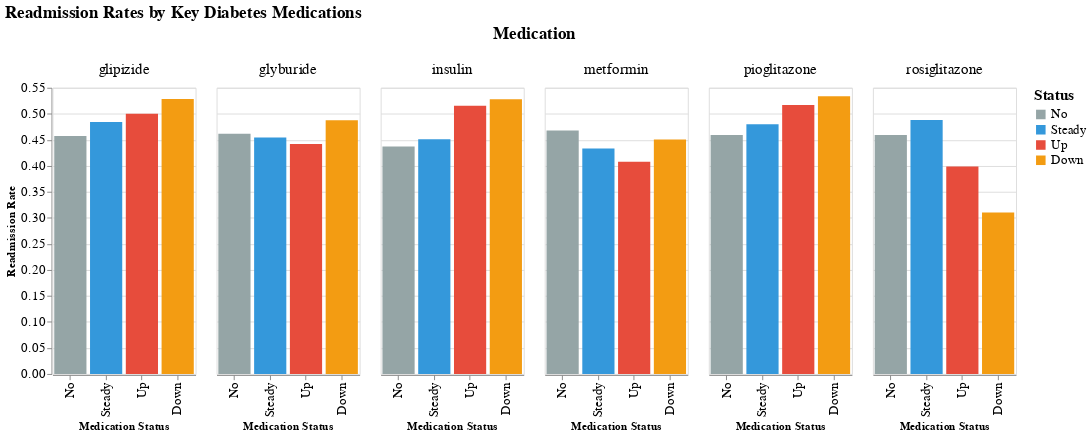

The code cell stored with this chart in its notebook:
### Code cell
key_meds = ['insulin', 'metformin', 'glipizide', 'glyburide', 'pioglitazone', 'rosiglitazone']
key_med_data = med_df[med_df['medication'].isin(key_meds) & (med_df['count'] >= 50)].copy()

if len(key_med_data) > 0:
    chart_key = alt.Chart(key_med_data).mark_bar().encode(
        x=alt.X('status:N', title='Medication Status', 
                sort=['No', 'Steady', 'Up', 'Down']),
        y=alt.Y('readmission_rate:Q', title='Readmission Rate'),
        color=alt.Color('status:N', title='Status',
                        scale=alt.Scale(domain=['No', 'Steady', 'Up', 'Down'],
                                       range=['#95a5a6', '#3498db', '#e74c3c', '#f39c12'])),
        column=alt.Column('medication:N', title='Medication'),
        tooltip=[
            alt.Tooltip('medication:N', title='Medication'),
            alt.Tooltip('status:N', title='Status'),
            alt.Tooltip('readmission_rate:Q', title='Readmission Rate', format='.3f'),
            alt.Tooltip('count:Q', title='Number of Patients', format=',')
        ]
    ).properties(
        width=150,
        height=300,
        title='Readmission Rates by Key Diabetes Medications'
    ).configure_axis(
        labelFontSize=14,
        titleFontSize=12
    ).configure_header(
        labelFontSize=16,
        titleFontSize=18
    ).configure_title(
        fontSize=18
    ).configure_legend(
        labelFontSize=14,
        titleFontSize=16
    )
    
    chart_key.show()
else:
    print("No key medication data available with sufficient samples")

### Figure 1 — Vega-Lite specification as saved in the notebook (floating-point values rounded to 4 significant figures)
{"config": {"view": {"continuousWidth": 300, "continuousHeight": 300}, "axis": {"labelFontSize": 14, "titleFontSize": 12}, "header": {"labelFontSize": 16, "titleFontSize": 18}, "legend": {"labelFontSize": 14, "titleFontSize": 16}, "title": {"fontSize": 18}}, "data": {"name": "data-4fae6ee1e710ad897d9de6de2f8529ed"}, "mark": {"type": "bar"}, "encoding": {"color": {"field": "status", "scale": {"domain": ["No", "Steady", "Up", "Down"], "range": ["#95a5a6", "#3498db", "#e74c3c", "#f39c12"]}, "title": "Status", "type": "nominal"}, "column": {"field": "medication", "title": "Medication", "type": "nominal"}, "tooltip": [{"field": "medication", "title": "Medication", "type": "nominal"}, {"field": "status", "title": "Status", "type": "nominal"}, {"field": "readmission_rate", "format": ".3f", "title": "Readmission Rate", "type": "quantitative"}, {"field": "count", "format": ",", "title": "Number of Patients", "type": "quantitative"}], "x": {"field": "status", "sort": ["No", "Steady", "Up", "Down"], "title": "Medication Status", "type": "nominal"}, "y": {"field": "readmission_rate", "title": "Readmission Rate", "type": "quantitative"}}, "height": 300, "title": "Readmission Rates by Key Diabetes Medications", "width": 150, "$schema": "https://vega.github.io/schema/vega-lite/v5.20.1.json", "datasets": {"data-4fae6ee1e710ad897d9de6de2f8529ed": [{"medication": "metformin", "status": "No", "readmission_rate": 0.4678, "count": 81778, "medication_status": "metformin (No)"}, {"medication": "metformin", "status": "Steady", "readmission_rate": 0.4334, "count": 18346, "medication_status": "metformin (Steady)"}, {"medication": "metformin", "status": "Up", "readmission_rate": 0.4077, "count": 1067, "medication_status": "metformin (Up)"}, {"medication": "metformin", "status": "Down", "readmission_rate": 0.4504, "count": 575, "medication_status": "metformin (Down)"}, {"medication": "glipizide", "status": "No", "readmission_rate": 0.4571, "count": 89080, "medication_status": "glipizide (No)"}, {"medication": "glipizide", "status": "Steady", "readmission_rate": 0.4844, "count": 11356, "medication_status": "glipizide (Steady)"}, {"medication": "glipizide", "status": "Up", "readmission_rate": 0.5, "count": 770, "medication_status": "glipizide (Up)"}, {"medication": "glipizide", "status": "Down", "readmission_rate": 0.5286, "count": 560, "medication_status": "glipizide (Down)"}, {"medication": "glyburide", "status": "No", "readmission_rate": 0.4615, "count": 91116, "medication_status": "glyburide (No)"}, {"medication": "glyburide", "status": "Steady", "readmission_rate": 0.4546, "count": 9274, "medication_status": "glyburide (Steady)"}, {"medication": "glyburide", "status": "Up", "readmission_rate": 0.4421, "count": 812, "medication_status": "glyburide (Up)"}, {"medication": "glyburide", "status": "Down", "readmission_rate": 0.4876, "count": 564, "medication_status": "glyburide (Down)"}, {"medication": "pioglitazone", "status": "No", "readmission_rate": 0.4593, "count": 94438, "medication_status": "pioglitazone (No)"}, {"medication": "pioglitazone", "status": "Steady", "readmission_rate": 0.4798, "count": 6976, "medication_status": "pioglitazone (Steady)"}, {"medication": "pioglitazone", "status": "Up", "readmission_rate": 0.5171, "count": 234, "medication_status": "pioglitazone (Up)"}, {"medication": "pioglitazone", "status": "Down", "readmission_rate": 0.5339, "count": 118, "medication_status": "pioglitazone (Down)"}, {"medication": "rosiglitazone", "status": "No", "readmission_rate": 0.4594, "count": 95401, "medication_status": "rosiglitazone (No)"}, {"medication": "rosiglitazone", "status": "Steady", "readmission_rate": 0.4879, "count": 6100, "medication_status": "rosiglitazone (Steady)"}, {"medication": "rosiglitazone", "status": "Up", "readmission_rate": 0.3989, "count": 178, "medication_status": "rosiglitazone (Up)"}, {"medication": "rosiglitazone", "status": "Down", "readmission_rate": 0.3103, "count": 87, "medication_status": "rosiglitazone (Down)"}, {"medication": "insulin", "status": "No", "readmission_rate": 0.437, "count": 47383, "medication_status": "insulin (No)"}, {"medication": "insulin", "status": "Up", "readmission_rate": 0.5154, "count": 11316, "medication_status": "insulin (Up)"}, {"medication": "insulin", "status": "Steady", "readmission_rate": 0.4511, "count": 30849, "medication_status": "insulin (Steady)"}, {"medication": "insulin", "status": "Down", "readmission_rate": 0.5279, "count": 12218, "medication_status": "insulin (Down)"}]}}
